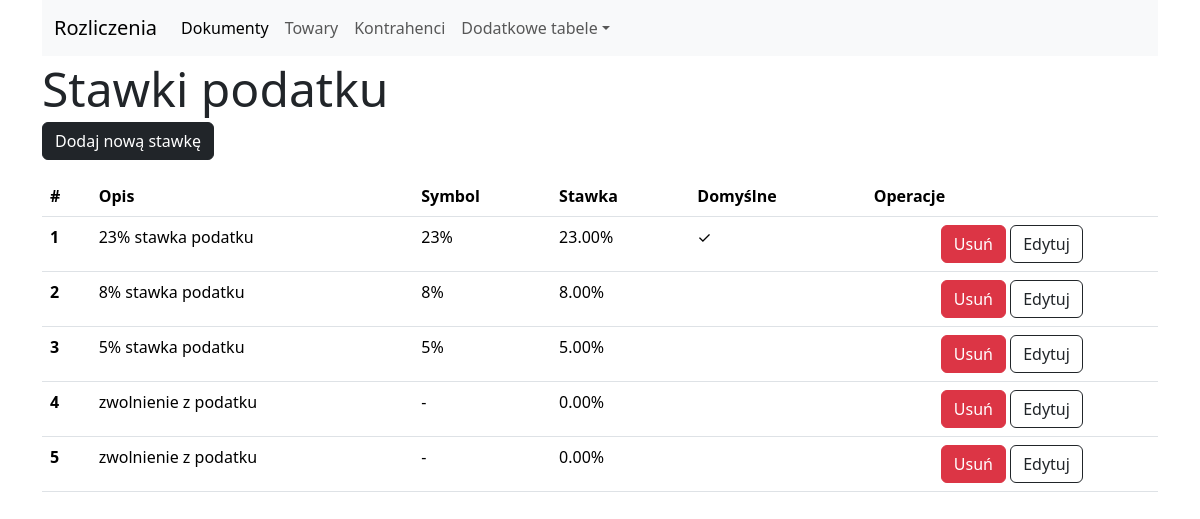
The app's page /taxes/list with its own data.
### tables this page shows
CREATE TABLE tax_rates (
	id INTEGER NOT NULL, 
	name VARCHAR(35), 
	symbol VARCHAR(3) NOT NULL, 
	rate NUMERIC NOT NULL, 
	"default" BOOLEAN, 
	PRIMARY KEY (id)
);

### web/blueprints/tax_rates_bp.py (the view)
@tax_rates_blueprint.route('/taxes/list')
def list_tax_rates():
    request_params = request.args.to_dict()
    if request_params and request_params.get('mode') == 'remove':
        id_elem = request_params.get('id_elem')
        if id_elem:
            db.remove_tax_rate(int(id_elem))
            return redirect('/taxes/list')
    list_data = db.show_all_tax_rates()
    return render_template('simple_forms/taxes.html', list_data=list_data, settings=settings, page_state='list')

### web/db_cms/db_cms_core.py (called while the page is built)
    def __show_all_elements(self, table):
        selected = select([table])
        with self.__engine__.connect() as conn:
            return conn.execute(selected).all()

    def show_all_tax_rates(self):
        return self.__show_all_elements(self.tax_rates)

### web/templates/simple_forms/taxes.html (shortened to what this page needs)
{% extends "simple_forms/base.html" %}
{% from 'bootstrap5/form.html' import render_field %}
{% block element_list %}
    {% if page_state == 'list': %}
        <a href="/taxes/new" class="btn btn-dark">{{settings['button_name']}}</a>
    {% endif %}
    {% if list_data: %}
        <table class="table my-3">
            <thead>
            <tr>
                <th scope="col">#</th>
                {% for column_title in settings['table_headers']: %}
                <th scope="col">{{column_title}}</th>
                {% endfor%}
                <th scope="col">Operacje</th>
            </tr>
            </thead>
            <tbody>
            {% for row in list_data: %}
            <tr>
                <th scope="row">{{loop.index}}</th>
                <td>{{row['name']}}</td>
                <td>{{row['symbol']}}</td>
                <td>{{'{0:0.2f}%'.format(row['rate']*100)}}</td>
                <td>{% if row['default']==True: %}
                    ✓
                    {% endif %}
                </td>
                <td class="text-center">
                    <button class="btn btn-danger remove-button" data-bs-toggle="modal" data-bs-target="#deleteElementModal"
                            data-id="{{row['id']}}"  data-name="{{row['name']}}">Usuń
                    </button>
                    <a class="btn border-1 border-dark" href="{{'/taxes/edit/' ~ row['id']}}">Edytuj</a>
                </td>
            </tr>
            {% endfor %}
            </tbody>
        </table>
    {% endif %}
{% endblock %}

### web/templates/simple_forms/base.html (shortened to what this page needs)
<!doctype html>
<html lang="en">
<head>
    {{ bootstrap.load_css() }}
</head>
<body>
<div class="container">
    <nav class="navbar navbar-expand-lg navbar-light bg-light">
        <div class="container-fluid">
            <a class="navbar-brand" href="#">Rozliczenia</a>
            <div class="collapse navbar-collapse" id="navbarSupportedContent">
                <ul class="navbar-nav me-auto mb-2 mb-lg-0">
                    <li class="nav-item">
                        <a class="nav-link active" href="/documents/list">Dokumenty</a>
                    </li>
                    <li class="nav-item">
                        <a class="nav-link" href="/items/list">Towary</a>
                    </li>
                    <li class="nav-item">
                        <a class="nav-link" href="/companies/list">Kontrahenci</a>
                    </li>
                    <li class="nav-item dropdown">
                        <a class="nav-link dropdown-toggle" data-bs-toggle="dropdown" href="#" role="button" aria-expanded="false">Dodatkowe tabele</a>
                    </li>
                </ul>
            </div>
        </div>
    </nav>
</div>
<header class="container">
    <h1 class="display-5 my-1">{{settings['title']}}</h1>
</header>
<div class="container">
    {% block element_list %} Add lists here <br/> {% endblock %}
</div>
</body>
</html>

### records on screen
tax_rates: name "23% stawka podatku", symbol "23%", row "23.00%"
tax_rates: name "8% stawka podatku", symbol "8%", row "8.00%"
tax_rates: name "5% stawka podatku", symbol "5%", row "5.00%"
tax_rates: name "zwolnienie z podatku", symbol "-", row "0.00%"
tax_rates: name "zwolnienie z podatku", symbol "-", row "0.00%"

### other values on screen
{{ settings['title'] }} "Stawki podatku"
{{ settings['button_name'] }} "Dodaj nową stawkę"
{{ column_title }} "Opis" "Symbol" "Stawka" "Domyślne"
